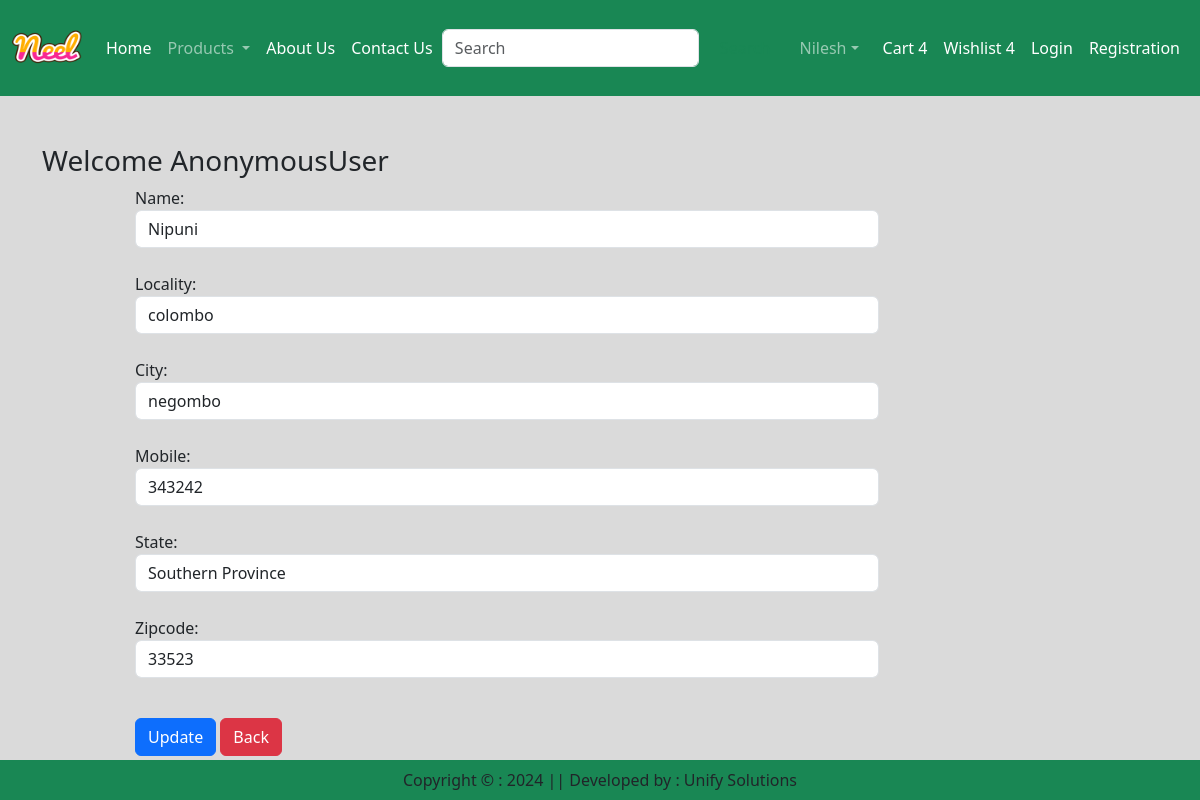
Screenshot of /updateAddress/7 with the database file from the repository.
### application/models.py (models this page shows, shortened)
class Customer(models.Model):
    user = models.ForeignKey(User, on_delete=models.CASCADE)
    name = models.CharField(max_length=200)
    locality = models.CharField(max_length=200)
    city = models.CharField(max_length=50)
    mobile = models.IntegerField(default=0)
    zipcode = models.IntegerField()
    state = models.CharField(choices=STATE_CHOICES, max_length=100)

### application/views.py (the view, shortened to what this page needs)
# urls.py: path('updateAddress/<int:pk>', views.updateAddress.as_view(), name='updateAddress'),
class updateAddress(View):
    def get(self,request,pk):
        add = Customer.objects.get(pk=pk)
        form = CustomerProfileForm(instance=add)
        return render(request, 'app/updateAddress.html',locals())

### application/forms.py
class CustomerProfileForm(forms.ModelForm):
    class Meta:
        model = Customer
        fields = ['name','locality','city','mobile','state','zipcode']
        widgets = {
            'name':forms.TextInput(attrs={'class':'form-control'}),
            'locality':forms.TextInput(attrs={'class':'form-control'}),
            'city':forms.TextInput(attrs={'class':'form-control'}),
            'mobile':forms.NumberInput(attrs={'class':'form-control'}),
            'state':forms.Select(attrs={'class':'form-control'}),
            'zipcode':forms.NumberInput(attrs={'class':'form-control'}),
        }

### application/templates/app/updateAddress.html (shortened to what this page needs)
{% extends "app/base.html" %}
{% load static %}
{% block main-content %}
<div class="container my-5">
    <div class="row">
        <h3>Welcome <span class="text-capitalize">{{request.user}}</span></h3>
    </div>
    <div class="col-sm-8 offset-sm-1">
        <form action="" method="post">
            {% for fm in form %}
                {{fm.label_tag}} {{fm}} <small class="text-danger">{{fm.errors|striptags}}</small><br>
            {% endfor %}
            <div class="col-12 mt-3">
                <button type="submit" class="btn btn-primary">Update</button>
                <a href="{% url 'address' %}" type='button' class="btn btn-danger">Back</a>
            </div>
        </form>
    </div>
</div>
{% endblock main-content %}

### rows the page displays
Customer: form "Nipuni" "colombo" "negombo" "343242" "Southern Province" "33523"

### other values shown
{{ request.user }} "AnonymousUser"
{{ fm.label_tag }} "Name:" "Locality:" "City:" "Mobile:" "State:" "Zipcode:"
